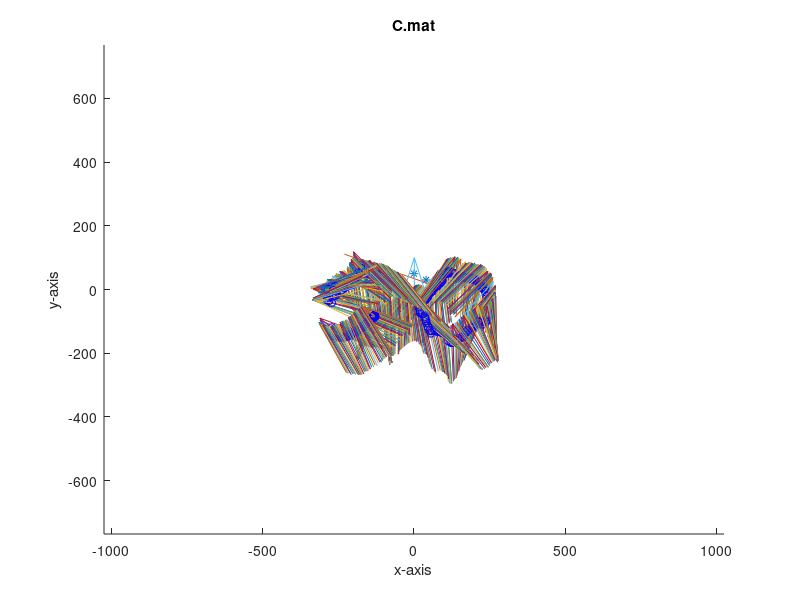

This chart was generated by the following MATLAB code:
clc;clear all;
load('mWii_training_data_v2/mWii_training_data/C.mat');
drawArrow = @(x,y,props) quiver( x(1),y(1),x(2)-x(1),y(2)-y(1),0, props{:} );
figure(1)
clf
hold on
%axis([-1024/2 1024/2 -768/2 768/2])
axis([-1024 1024 -768 768])
xlabel('x-axis');
ylabel('y-axis');
title('C.mat');
actmax = [29; 25.99; 23.08];
% actmax = [all 4 or miss 2,3; miss 4; miss 1]
pi = 3.14;
threshold = 1.5;
pix2act = 29/99.40;

P1 = [0, -14.5] / pix2act;
P2 = [-10.563, 2.483] / pix2act;
P3 = [11.655, 8.741] / pix2act;
P4 = [0, 14.5] / pix2act;

plot([P1(1) P2(1) P3(1) P4(1)], [P1(2) P2(2) P3(2) P4(2)], '*')

arr_wx = [1, 100];
arr_wy = [1, 100];
drawArrow(arr_wx,[1, 1],{'MaxHeadSize',2});
drawArrow([1, 1], arr_wy,{'MaxHeadSize',2});

for  k = 2 : size(rawStarData, 1)
    data = rawStarData(k,:);
    x = [data(1) data(2) data(3) data(4)];
    y = [data(5) data(6) data(7) data(8)];

    % pre-process, get rid of noise
    for i = 1 : 4
        if (x(i)==1023 || y(i)==1023)
            x(i) = 0;
            y(i) = 0;
        end
    end
    x(x == 0) = [];
    y(y == 0) = [];
    
    if (length(x) < 3)
        disp('less than 3 points');
        k
    else
        % step 1, calculate all distance
        d = [];
        for i = 1 : length(x)-1
            for j = i+1 : length(x)
                dist = (x(i) - x(j))^2 + (y(i) - y(j))^2;
                d = [d; i, j, sqrt(dist)];
            end
        end
        
        
        % Step2, calculate center
        [dmax,indmax] = max(d(:,3));
        [dmin,indmin] = min(d(:,3));
        actdmax = dmax * pix2act;
        flag = 0;
        for i = 1 : length(actmax)
            if (abs(actdmax - actmax(i))<threshold)
                ca = i;
                flag = 1;
            end
        end
        if(flag == 0)
            disp('error measuring; cannot calculate');
            k 
        else
            if (ca == 1) % not missing point 1 or point 4
                p1 = [x(d(indmax,1)), y(d(indmax,1))];
                p4 = [x(d(indmax,2)), y(d(indmax,2))];

                % step 2, find the center, calculate vector
                center = 0.5 * (p1 + p4);
                
                % step 3, find the upper star 
                vx = x - center(1);
                vy = y - center(2);
                flag = 0;
                q = 1;
                while(flag == 0)
                    i = d(indmax, 1);
                    j = d(indmax, 2);
                    if (q ~= i && q~= j)
                        temp = [vx(q), vy(q)] * [vx(i); vy(i)];
                        if (temp > 0)
                            up = i;
                        else
                            up = j;
                        end
                        flag = 1;
                    end
                    q = q + 1;
                end
                dir_wii = [vx(up), vy(up)];
                dir_wii = dir_wii / sqrt(dir_wii*dir_wii');
                theta = atan2(vx(up), vy(up));
                theta1 = acos(dir_wii * [0 1]');
%                 H = [cos(theta), -sin(theta), (center(1)-1024/2);
%                     sin(theta),cos(theta),(center(2)-768/2);
%                     0, 0, 1];
%                 c_wii = inv(H) * [0;0;1] + [1024/2;768/2;0];
                R = [cos(theta), -sin(theta);sin(theta),cos(theta)];
                c_wii =  R * [1024/2; 768/2] - R * (center)';


                plot(c_wii(1), c_wii(2), 'bo')
%                 hold on
%                 axis([-1024 1024 -768 768])
                
                pointer = c_wii' + 50*dir_wii;
                arr_x = [c_wii(1), pointer(1)];
                arr_y = [c_wii(2), pointer(2)];
                drawArrow(arr_x, arr_y,{'MaxHeadSize',2})
%                 hold off
%                 plot(center(1), center(2), 'bo')
%                 hold on
%                 plot(x,y,'b*')
%                 pointer = center + 100*dir_wii;
%                 arr_x = [center(1), pointer(1)];
%                 arr_y = [center(2), pointer(2)];
%                 drawArrow(arr_x, arr_y,{'MaxHeadSize',2})
%                 axis([-1024 1024 -768 768])
%                 hold off
            else
                if(ca == 2) % miss point 4
                    p1 = [x(d(indmax,1)), y(d(indmax,1))];
                    p2 = [x(d(indmin,2)), y(d(indmin,2))];
                    p3 = [x(d(indmax,2)), y(d(indmax,2))];
                    disp('miss point 4');

                else % miss point 1
                    p2 = [x(d(indmax,1)), y(d(indmax,1))];
                    p3 = [x(d(indmax,2)), y(d(indmax,2))];
                    p4 = [x(d(indmin,2)), y(d(indmin,2))];
                    disp('miss point 1');
                end
            end
        end
    end
    pause(0.0000000001)
end    